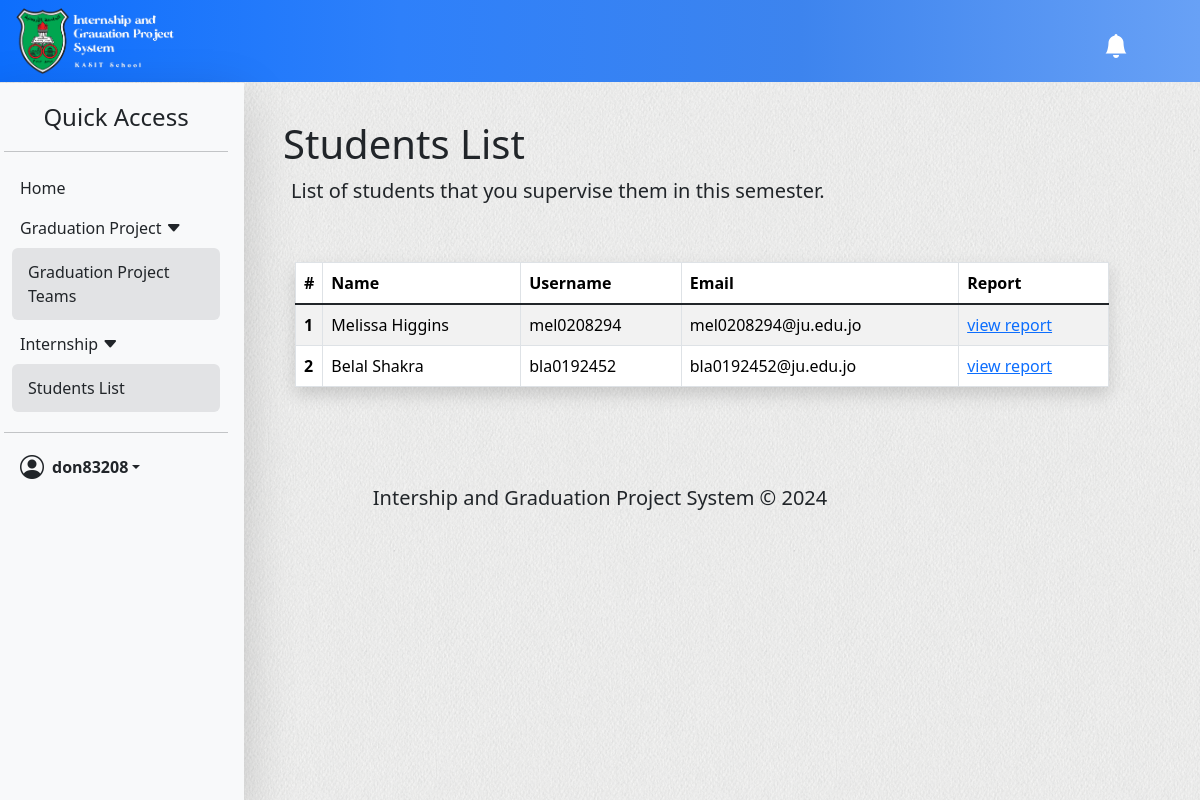
The page /doctor/internship/student-list (signed in) on the database as committed earlier.
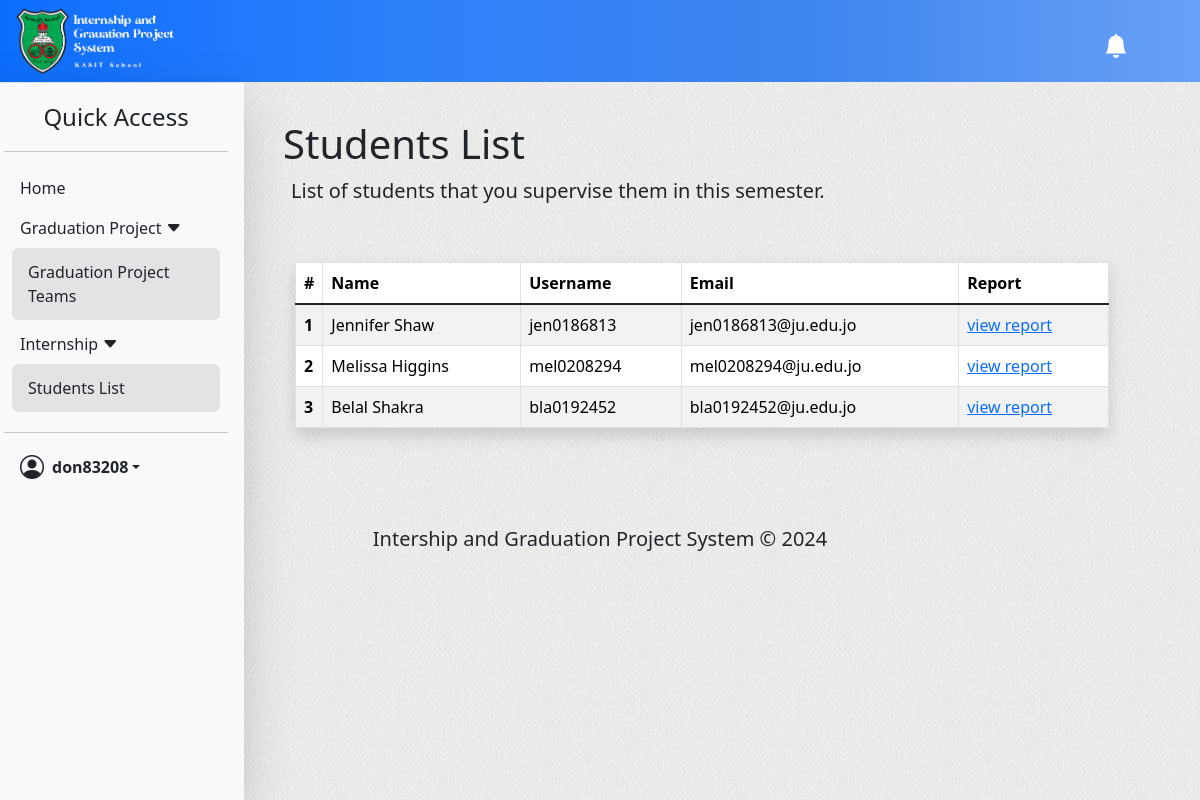
The same page on the database as committed later.
### student/models.py (models this page shows, shortened)
class Student(models.Model):
  stu             = models.OneToOneField(User, on_delete=models.CASCADE, null=True)
  doc_superviser  = models.ForeignKey(Doctor, on_delete=models.PROTECT, null=True)
  student_id      = models.CharField(max_length=7, default='')
  major           = models.CharField(max_length=32, default='')
  hours           = models.PositiveSmallIntegerField(default=0)
  in_internship   = models.BooleanField(default=False)
  in_gp           = models.BooleanField(verbose_name='in graduation-project',default=False)

### doctor/views.py (the view)
# urls.py: path('internship/student-list', views.stu_list, name='stu-list'),
@login_required(login_url='signin')
def stu_list(request):
  doctor_rec = is_doctor(request)
  if type(doctor_rec) != Doctor:
    return redirect('signin')
  try:
    students = Student.objects.filter(doc_superviser=doctor_rec)
  except ObjectDoesNotExist:
    pass
  context = {
    'title': 'Students List',
    'user': request.user,
    'students': students,
    'notifications': get_notification(request),
  }
  return render(request, 'doctor/pages/Internship/students-list.html', context)

### doctor/views.py (called while the page is built)
def is_doctor(request):
  try:
    doc_data = Doctor.objects.get(doc=request.user)
    return doc_data
  except:
    logout(request)
    return redirect('signin')

def get_notification(request):
  doctor_rec = is_doctor(request)
  all_notifications = DoctorNotification.objects.filter(doctor=doctor_rec.doc).order_by('-id')
  there_is = False
  for n in all_notifications:
    if not n.is_read:
      there_is = True
      break
  return {'all_notifications': all_notifications, 'there_is': there_is}

### doctor/templates/doctor/pages/Internship/students-list.html
{% extends "doctor/base.html" %}
{% block content %}
  <main class="container-fluid py-5 px-4 mt-5 col-lg-12 col-xl-9">
    <div class="ps-3 py-4">
      <h1 class="fw-light">Students List</h1>
      <p class="lead ps-2">List of students that you supervise them in this semester.</p>
    </div>
    <section class="container mx-auto row">
      <div class="containe table-responsive p-3">
        <table class="table table-striped table-bordered shadow">
          <thead>
            <tr>
              <th style="width: 0%;">#</th>
              <th  style="min-width: 8rem;">Name</th>
              <th>Username</th>
              <th>Email</th>
              <th>Report</th>
            </tr>
          </thead>
          <tbody class="table-group-divider">
            {% for stu in students %}
              <tr>
                <th>{{forloop.counter}}</th>
                <td>{{stu.stu.first_name}} {{stu.stu.last_name}}</td>
                <td>{{stu.stu.username}}</td>
                <td>{{stu.stu.email}}</td>
                <td><a href="{% url 'report' stu.id %}">view report</a></td>
              </tr>
            {% endfor %}
          </tbody>
        </table>
      </div>
    </section>
  </main>
{% endblock content %}

Rows that differ between the two databases and show on the page:
now on this page (row edited): Student: stu.first_name "Jennifer", stu.last_name "Shaw", stu.username "jen0186813", stu.email "jen0186813@ju.edu.jo"
